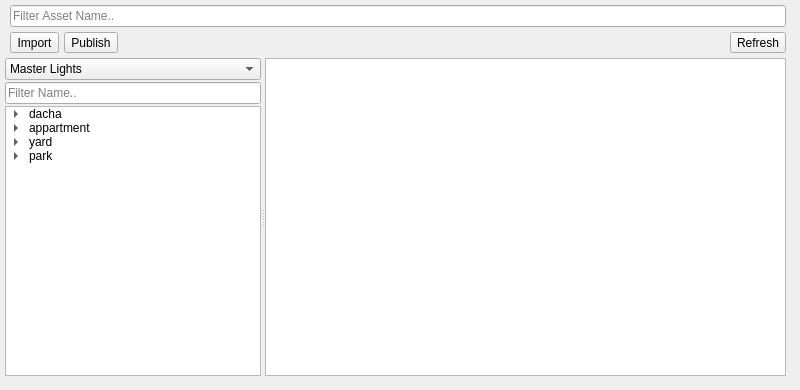
       <widget class="QWidget" name="tab">
        <attribute name="title">
         <string>Asstes</string>
        </attribute>
        <widget class="QWidget" name="verticalLayoutWidget_2">
         <property name="geometry">
          <rect>
           <x>0</x>
           <y>0</y>
           <width>791</width>
           <height>381</height>
          </rect>
         </property>
         <layout class="QVBoxLayout" name="verticalLayout_2">
          <property name="spacing">
           <number>5</number>
          </property>
          <property name="sizeConstraint">
           <enum>QLayout::SetDefaultConstraint</enum>
          </property>
          <property name="leftMargin">
           <number>5</number>
          </property>
          <property name="topMargin">
           <number>5</number>
          </property>
          <property name="rightMargin">
           <number>5</number>
          </property>
          <property name="bottomMargin">
           <number>5</number>
          </property>
          <item>
           <layout class="QHBoxLayout" name="horizontalLayout_8">
            <property name="spacing">
             <number>5</number>
            </property>
            <property name="sizeConstraint">
             <enum>QLayout::SetDefaultConstraint</enum>
            </property>
            <property name="leftMargin">
             <number>5</number>
            </property>
            <property name="topMargin">
             <number>0</number>
            </property>
            <property name="rightMargin">
             <number>0</number>
            </property>
            <property name="bottomMargin">
             <number>0</number>
            </property>
            <item>
             <widget class="QLineEdit" name="lineEdit_filter">
              <property name="sizePolicy">
               <sizepolicy hsizetype="Preferred" vsizetype="Fixed">
                <horstretch>0</horstretch>
                <verstretch>0</verstretch>
               </sizepolicy>
              </property>
              <property name="focusPolicy">
               <enum>Qt::ClickFocus</enum>
              </property>
              <property name="placeholderText">
               <string>Filter Asset Name..</string>
              </property>
             </widget>
            </item>
           </layout>
          </item>
          <item>
           <layout class="QHBoxLayout" name="horizontalLayout_7" stretch="0,0,0,0">
            <property name="spacing">
             <number>5</number>
            </property>
            <property name="sizeConstraint">
             <enum>QLayout::SetDefaultConstraint</enum>
            </property>
            <property name="leftMargin">
             <number>5</number>
            </property>
            <property name="topMargin">
             <number>0</number>
            </property>
            <property name="rightMargin">
             <number>0</number>
            </property>
            <property name="bottomMargin">
             <number>0</number>
            </property>
            <item>
             <widget class="QToolButton" name="toolButton_aImport">
              <property name="sizePolicy">
               <sizepolicy hsizetype="Fixed" vsizetype="Fixed">
                <horstretch>0</horstretch>
                <verstretch>0</verstretch>
               </sizepolicy>
              </property>
              <property name="minimumSize">
               <size>
                <width>0</width>
                <height>0</height>
               </size>
              </property>
              <property name="maximumSize">
               <size>
                <width>70</width>
                <height>30</height>
               </size>
              </property>
              <property name="focusPolicy">
               <enum>Qt::NoFocus</enum>
              </property>
              <property name="text">
               <string>Import</string>
              </property>
              <property name="icon">
               <iconset>
                <normaloff>icons/import.png</normaloff>icons/import.png</iconset>
              </property>
              <property name="iconSize">
               <size>
                <width>20</width>
                <height>20</height>
               </size>
              </property>
              <property name="toolButtonStyle">
               <enum>Qt::ToolButtonTextBesideIcon</enum>
              </property>
             </widget>
            </item>
            <item>
             <widget class="QToolButton" name="toolButton_aPublish">
              <property name="sizePolicy">
               <sizepolicy hsizetype="Fixed" vsizetype="Fixed">
                <horstretch>0</horstretch>
                <verstretch>0</verstretch>
               </sizepolicy>
              </property>
              <property name="maximumSize">
               <size>
                <width>70</width>
                <height>30</height>
               </size>
              </property>
              <property name="focusPolicy">
               <enum>Qt::NoFocus</enum>
              </property>
              <property name="text">
               <string>Publish</string>
              </property>
              <property name="icon">
               <iconset>
                <normaloff>icons/publish.png</normaloff>icons/publish.png</iconset>
              </property>
              <property name="iconSize">
               <size>
                <width>20</width>
                <height>20</height>
               </size>
              </property>
              <property name="toolButtonStyle">
               <enum>Qt::ToolButtonTextBesideIcon</enum>
              </property>
             </widget>
            </item>
            <item>
             <spacer name="horizontalSpacer_4">
              <property name="orientation">
               <enum>Qt::Horizontal</enum>
              </property>
              <property name="sizeType">
               <enum>QSizePolicy::Expanding</enum>
              </property>
              <property name="sizeHint" stdset="0">
               <size>
                <width>100</width>
                <height>20</height>
               </size>
              </property>
             </spacer>
            </item>
            <item>
             <widget class="QToolButton" name="toolButton_aRefresh">
              <property name="sizePolicy">
               <sizepolicy hsizetype="Fixed" vsizetype="Fixed">
                <horstretch>0</horstretch>
                <verstretch>0</verstretch>
               </sizepolicy>
              </property>
              <property name="maximumSize">
               <size>
                <width>70</width>
                <height>30</height>
               </size>
              </property>
              <property name="focusPolicy">
               <enum>Qt::NoFocus</enum>
              </property>
              <property name="text">
               <string>Refresh</string>
              </property>
              <property name="icon">
               <iconset>
                <normaloff>icons/refresh.png</normaloff>icons/refresh.png</iconset>
              </property>
              <property name="iconSize">
               <size>
                <width>20</width>
                <height>30</height>
               </size>
              </property>
              <property name="toolButtonStyle">
               <enum>Qt::ToolButtonTextBesideIcon</enum>
              </property>
             </widget>
            </item>
           </layout>
          </item>
          <item>
           <widget class="QSplitter" name="splitter_2">
            <property name="sizePolicy">
             <sizepolicy hsizetype="Preferred" vsizetype="Expanding">
              <horstretch>0</horstretch>
              <verstretch>0</verstretch>
             </sizepolicy>
            </property>
            <property name="contextMenuPolicy">
             <enum>Qt::DefaultContextMenu</enum>
            </property>
            <property name="orientation">
             <enum>Qt::Horizontal</enum>
            </property>
            <property name="opaqueResize">
             <bool>true</bool>
            </property>
            <property name="childrenCollapsible">
             <bool>true</bool>
            </property>
            <widget class="QWidget" name="layoutWidget">
             <layout class="QVBoxLayout" name="verticalLayout" stretch="0,0,0">
              <property name="spacing">
               <number>2</number>
              </property>
              <item>
               <widget class="QComboBox" name="comboBox_aTypes">
                <property name="sizePolicy">
                 <sizepolicy hsizetype="Preferred" vsizetype="Fixed">
                  <horstretch>0</horstretch>
                  <verstretch>0</verstretch>
                 </sizepolicy>
                </property>
                <property name="baseSize">
                 <size>
                  <width>0</width>
                  <height>0</height>
                 </size>
                </property>
                <property name="focusPolicy">
                 <enum>Qt::NoFocus</enum>
                </property>
                <property name="editable">
                 <bool>false</bool>
                </property>
                <property name="duplicatesEnabled">
                 <bool>false</bool>
                </property>
                <property name="frame">
                 <bool>true</bool>
                </property>
                <item>
                 <property name="text">
                  <string>Master Lights</string>
                 </property>
                </item>
                <item>
                 <property name="text">
                  <string>Master Shots</string>
                 </property>
                </item>
                <item>
                 <property name="text">
                  <string>HDRI Library</string>
                 </property>
                </item>
                <item>
                 <property name="text">
                  <string>Misc</string>
                 </property>
                </item>
               </widget>
              </item>
              <item>
               <widget class="QLineEdit" name="lineEdit_aFilter">
                <property name="sizePolicy">
                 <sizepolicy hsizetype="Preferred" vsizetype="Fixed">
                  <horstretch>0</horstretch>
                  <verstretch>0</verstretch>
                 </sizepolicy>
                </property>
                <property name="focusPolicy">
                 <enum>Qt::ClickFocus</enum>
                </property>
                <property name="text">
                 <string/>
                </property>
                <property name="dragEnabled">
                 <bool>false</bool>
                </property>
                <property name="placeholderText">
                 <string>Filter Name..</string>
                </property>
                <property name="clearButtonEnabled">
                 <bool>false</bool>
                </property>
               </widget>
              </item>
              <item>
               <widget class="QTreeWidget" name="treeWidget_assetFolders">
                <property name="sizePolicy">
                 <sizepolicy hsizetype="Preferred" vsizetype="Preferred">
                  <horstretch>0</horstretch>
                  <verstretch>0</verstretch>
                 </sizepolicy>
                </property>
                <property name="maximumSize">
                 <size>
                  <width>16777215</width>
                  <height>16777215</height>
                 </size>
                </property>
                <property name="focusPolicy">
                 <enum>Qt::NoFocus</enum>
                </property>
                <property name="editTriggers">
                 <set>QAbstractItemView::DoubleClicked|QAbstractItemView::EditKeyPressed</set>
                </property>
                <property name="showDropIndicator" stdset="0">
                 <bool>true</bool>
                </property>
                <property name="dragEnabled">
                 <bool>false</bool>
                </property>
                <property name="selectionMode">
                 <enum>QAbstractItemView::SingleSelection</enum>
                </property>
                <property name="selectionBehavior">
                 <enum>QAbstractItemView::SelectRows</enum>
                </property>
                <property name="rootIsDecorated">
                 <bool>true</bool>
                </property>
                <property name="itemsExpandable">
                 <bool>true</bool>
                </property>
                <property name="expandsOnDoubleClick">
                 <bool>true</bool>
                </property>
                <attribute name="headerVisible">
                 <bool>false</bool>
                </attribute>
                <attribute name="headerMinimumSectionSize">
                 <number>19</number>
                </attribute>
                <attribute name="headerDefaultSectionSize">
                 <number>100</number>
                </attribute>
                <attribute name="headerShowSortIndicator" stdset="0">
                 <bool>false</bool>
                </attribute>
                <attribute name="headerStretchLastSection">
                 <bool>true</bool>
                </attribute>
                <column>
                 <property name="text">
                  <string>main</string>
                 </property>
                </column>
                <item>
                 <property name="text">
                  <string>dacha</string>
                 </property>
                 <item>
                  <property name="text">
                   <string>garden</string>
                  </property>
                 </item>
                 <item>
                  <property name="text">
                   <string>house</string>
                  </property>
                 </item>
                </item>
                <item>
                 <property name="text">
                  <string>appartment</string>
                 </property>
                 <item>
                  <property name="text">
                   <string>kitchen</string>
                  </property>
                 </item>
                 <item>
                  <property name="text">
                   <string>hall</string>
                  </property>
                 </item>
                 <item>
                  <property name="text">
                   <string>gosha_room</string>
                  </property>
                 </item>
                 <item>
                  <property name="text">
                   <string>mira_room</string>
                  </property>
                 </item>
                 <item>
                  <property name="text">
                   <string>hallway</string>
                  </property>
                 </item>
                </item>
                <item>
                 <property name="text">
                  <string>yard</string>
                 </property>
                 <item>
                  <property name="text">
                   <string>day</string>
                  </property>
                 </item>
                 <item>
                  <property name="text">
                   <string>evening</string>
                  </property>
                 </item>
                </item>
                <item>
                 <property name="text">
                  <string>park</string>
                 </property>
                 <item>
                  <property name="text">
                   <string>day</string>
                  </property>
                 </item>
                </item>
               </widget>
              </item>
             </layout>
            </widget>
            <widget class="QListWidget" name="listWidget_assets">
             <property name="sizePolicy">
              <sizepolicy hsizetype="Expanding" vsizetype="Expanding">
               <horstretch>2</horstretch>
               <verstretch>0</verstretch>
              </sizepolicy>
             </property>
             <property name="minimumSize">
              <size>
               <width>0</width>
               <height>0</height>
              </size>
             </property>
             <property name="baseSize">
              <size>
               <width>0</width>
               <height>0</height>
              </size>
             </property>
             <property name="sizeAdjustPolicy">
              <enum>QAbstractScrollArea::AdjustIgnored</enum>
             </property>
             <property name="isWrapping" stdset="0">
              <bool>true</bool>
             </property>
             <property name="resizeMode">
              <enum>QListView::Adjust</enum>
             </property>
             <property name="layoutMode">
              <enum>QListView::SinglePass</enum>
             </property>
             <property name="spacing">
              <number>15</number>
             </property>
             <property name="viewMode">
              <enum>QListView::IconMode</enum>
             </property>
             <property name="uniformItemSizes">
              <bool>false</bool>
             </property>
             <property name="selectionRectVisible">
              <bool>true</bool>
             </property>
             <property name="sortingEnabled">
              <bool>false</bool>
             </property>
            </widget>
           </widget>
          </item>
         </layout>
        </widget>
       </widget>
